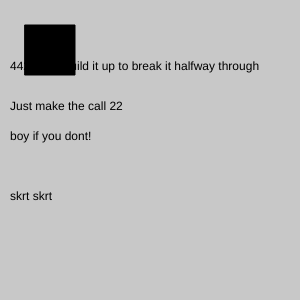
Frame 1 (no input)
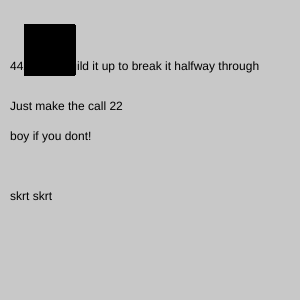
Frame 60 (no input)
Frame 120 (the mouse pressed at the canvas centre since frame 60): identical to frame 60, image omitted

The p5.js sketch that drew these frames (run headless with seeded random() and noise() and a simulated clock; from frame 60 on, the mouse is pressed at the canvas centre):

// p5.js sketch
// ── sketch.js
function setup(){
    createCanvas(300,300);
    background(200);
    text("4422 You build it up to break it halfway through",10,70);
    text("Just make the call 22",10,110);
    text("boy if you dont!",10, 140);
    text("skrt skrt", 10, 200);
}


var score =0;
var value = 0;
function draw() {
  fill(value);
  rect(25, 25, 50, 50);
}
function keyTyped() {
  if (key === 'a') {
    value = 255;
  } else if (key === 'b') {
    value = 0;
  }
  // uncomment to prevent any default behavior
  // return false;
}
